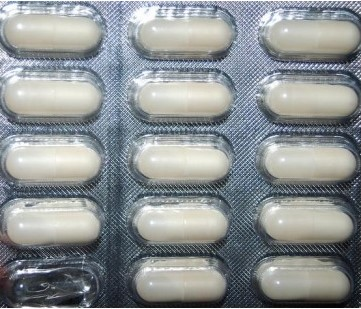
%> input picture missing bills/tablets.jpeg, 361 x 309 px
$ octave code.m   (GNU Octave 9; MATLAB toolbox functions it lacks are replaced by stand-ins)
%> lines starting %> are read from the running program, lines starting %| are printed output that depends on the picture; in (x1, y1, x2, y2) boxes, pixels count from 0 and x2, y2 are one past the last pixel; in counts of white or black regions, pixels touching at a corner belong together; the program's own positions count from 1
% Read the image
i = imread('tablets.jpeg');
%> i is the input picture: size 309x361x3 uint8; mean R, G, B 140.2, 145.3, 146.8

% Display the original image
figure;
subplot(2, 2, 1);
imshow(i);
title('Original Image');

% Convert the image to grayscale
g = rgb2gray(i);
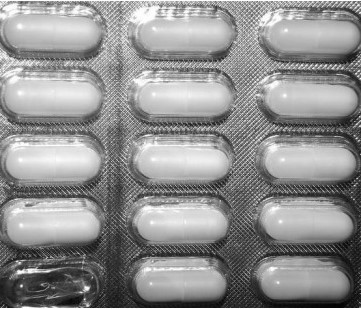
%> g: size 309x361 uint8; min 0, max 255, mean 144

% Display the grayscale image
subplot(2, 2, 2);
imshow(g);
title('Grayscale Image');

% Threshold the grayscale image
threshold = 130;
bw = g > threshold;
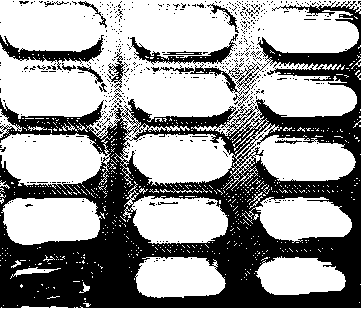
%> bw: size 309x361 logical; 60.3% white; 529 black regions (512 under 20 px), largest, box (x1, y1, x2, y2) and area: (0, 1, 361, 308) 40120, (0, 35, 104, 70) 1049, (130, 34, 238, 65) 824

% Display the thresholded image
subplot(2, 2, 3);
imshow(bw);
title('Thresholded Image');

% Create a disk-shaped structuring element
se = strel('disk', 7);

% Perform morphological opening
afterOpening = imopen(bw, se);
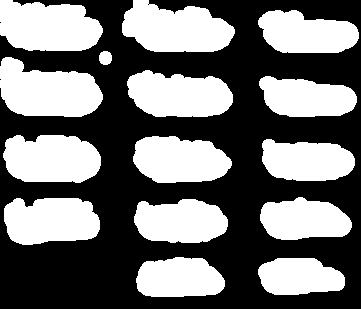
%> afterOpening: size 309x361 logical; 44.5% white; 15 white regions, largest, box (x1, y1, x2, y2) and area: (0, 57, 103, 117) 4418, (122, 0, 235, 52) 4288, (0, 0, 103, 51) 4268

% Display the result after opening
subplot(2, 2, 4);
imshow(afterOpening);
title('After Opening');

% Label connected components
[L, num] = bwlabel(afterOpening, 4);
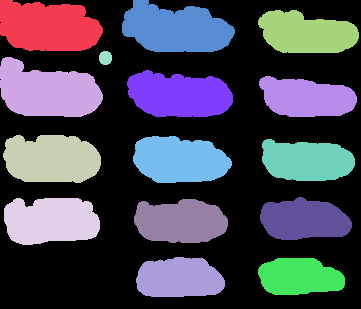
%> L: size 309x361 double; 16 distinct labels, from 0 to 15; one colour per label, 0 black
%> num = 15

% Display the number of pills missed in the command window
missedPills = 15 - num;
%> missedPills = 0
disp(['Number of pills missed: ' num2str(missedPills)]);
%| Number of pills missed: 0
